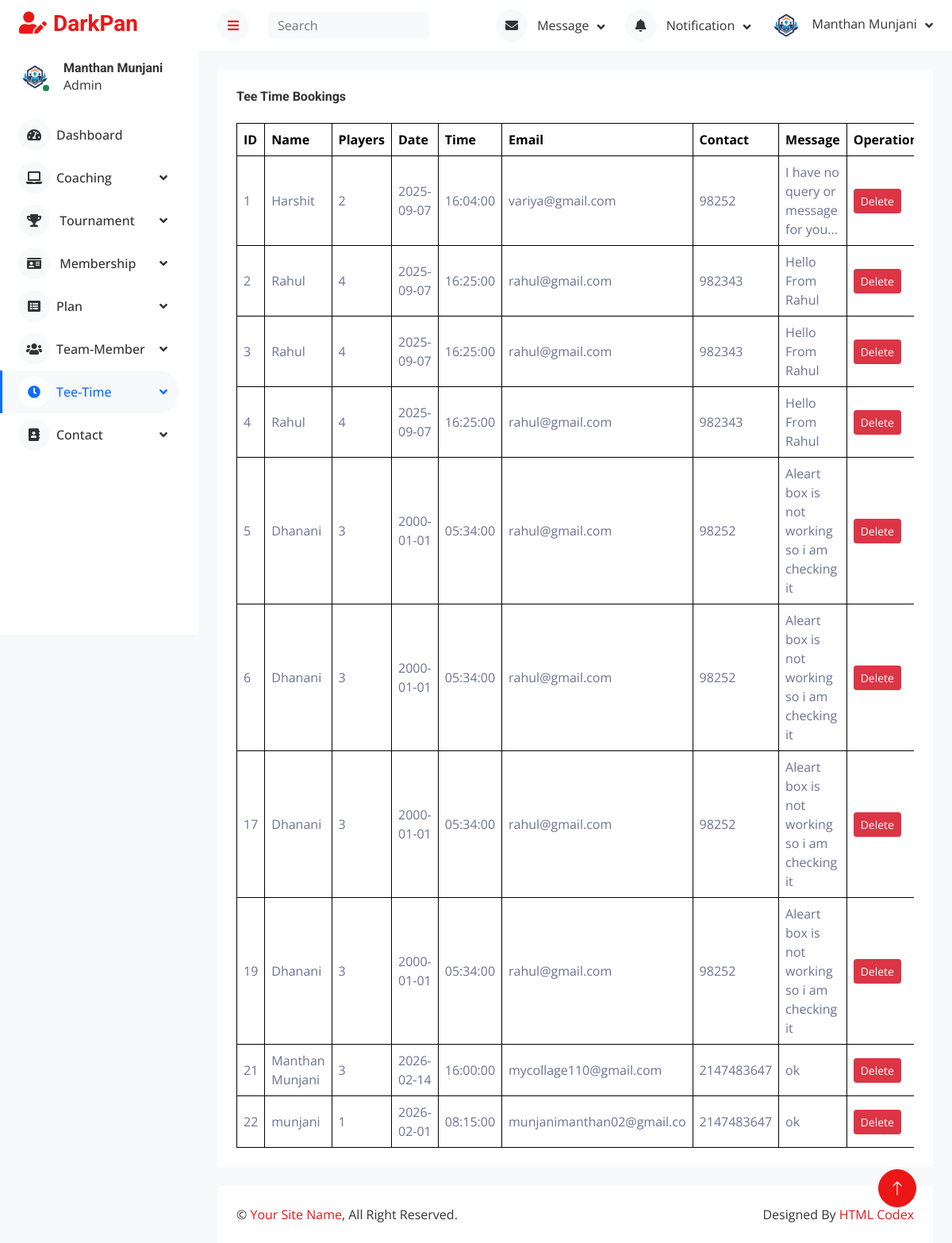
Screenshot of /admin/show_teetime.php (signed in) with the database file from the repository.
### tables this page shows
CREATE TABLE `tee_time` (
  `id` int(11) NOT NULL,
  `name` varchar(50) NOT NULL,
  `players` int(11) NOT NULL,
  `date` date NOT NULL,
  `time` time NOT NULL,
  `email` varchar(50) NOT NULL,
  `contact` int(11) NOT NULL,
  `message` varchar(250) NOT NULL
);

### admin/show_teetime.php (the view, shortened to what this page needs)
<?php
    include "lib/db.php";
    $qry="SELECT * FROM `tee_time`";
    $result=mysqli_query($con,$qry);
?>
<!DOCTYPE html>
<html lang="en">
<head>
    <link href="https://cdnjs.cloudflare.com/ajax/libs/font-awesome/5.10.0/css/all.min.css" rel="stylesheet">
    <link href="https://cdn.jsdelivr.net/npm/bootstrap-icons@1.4.1/font/bootstrap-icons.css" rel="stylesheet">
    <link href="lib/owlcarousel/assets/owl.carousel.min.css" rel="stylesheet">
    <link href="lib/tempusdominus/css/tempusdominus-bootstrap-4.min.css" rel="stylesheet" />
    <link href="css/bootstrap.min.css" rel="stylesheet">
    <link href="css/style.css" rel="stylesheet">
</head>
<body>
    <div class="container-fluid position-relative d-flex p-0">
        <?php include "sidebar.php"; ?>
        <div class="content">
            <?php include "header.php"; ?>
            <div class="container-fluid pt-4 px-4">
                <div class="bg-secondary text-center rounded p-4">
                    <div class="d-flex align-items-center justify-content-between mb-4">
                        <h6 class="mb-0">Tee Time Bookings</h6>
                    </div>
                    <div class="table-responsive">
                        <table class="table text-start align-middle table-bordered table-hover mb-0">
                            <thead>
                                <tr class="text-dark">
                                    <th scope="col">ID</th>
                                    <th scope="col">Name</th>
                                    <th scope="col">Players</th>
                                    <th scope="col">Date</th>
                                    <th scope="col">Time</th>
                                    <th scope="col">Email</th>
                                    <th scope="col">Contact</th>
                                    <th scope="col">Message</th>
                                    <th scope="col" colspan=2 class="text-center">Operation</th>
                                </tr>
                            </thead>
                            <tbody>
                                <?php while($row=mysqli_fetch_assoc($result)) { ?>
                                <tr>
                                    <td><?php echo $row['id']; ?></td>
                                    <td><?php echo $row['name']; ?></td>
                                    <td><?php echo $row['players']; ?></td>
                                    <td><?php echo $row['date']; ?></td>
                                    <td><?php echo $row['time']; ?></td>
                                    <td><?php echo $row['email']; ?></td>
                                    <td><?php echo $row['contact']; ?></td>
                                    <td><?php echo $row['message']; ?></td>
                                    <td>
                                        <a href="teetime_del.php?id=<?php echo $row['id']?>" class="btn btn-sm btn-danger" onclick="return confirm('Are you sure?');">Delete</a>
                                    </td>
                                </tr>
                                <?php } ?>
                            </tbody>
                        </table>
                    </div>
                </div>
            </div>
            <div class="container-fluid pt-4 px-4">
                <div class="bg-secondary rounded-top p-4">
                    <div class="row">
                        <div class="col-12 col-sm-6 text-center text-sm-start">
                            &copy; <a href="#">Your Site Name</a>, All Right Reserved.
                        </div>
                        <div class="col-12 col-sm-6 text-center text-sm-end">
                            Designed By <a href="https://htmlcodex.com">HTML Codex</a>
                        </div>
                    </div>
                </div>
            </div>
        </div>
        <a href="#" class="btn btn-lg btn-primary btn-lg-square back-to-top"><i class="bi bi-arrow-up"></i></a>
    </div>
</body>
</html>

### admin/css/style.css (style rules this page uses)
:root { --primary: #0d6efd; --secondary: #ffffff; --light: #6c757d; --dark: #f8f9fa; --text-color: #333333; }
body { color: var(--text-color); background-color: var(--dark); }
.bg-secondary { background-color: var(--secondary) !important; }
.bg-secondary p, .bg-secondary h6 { color: var(--text-color) !important; }
.back-to-top { position: fixed; display: none; right: 45px; bottom: 45px; z-index: 99; }
.btn { transition: .5s; }
.btn-lg-square { width: 48px; height: 48px; }
.btn-square, .btn-sm-square, .btn-lg-square { padding: 0; display: inline-flex; align-items: center; justify-content: center; font-weight: normal; border-radius: 50px; }
.content { margin-left: 250px; min-height: 100vh; background: var(--dark); transition: 0.5s; }
@media (min-width: 992px) { .content { width: calc(100% - 250px); } }

### rows the page displays
tee_time: id "1", name "Harshit", players "2", date "2025-09-07", time "16:04:00", email "variya@gmail.com", contact "98252", message "I have no query or message for you..."
tee_time: id "2", name "Rahul", players "4", date "2025-09-07", time "16:25:00", email "rahul@gmail.com", contact "982343", message "Hello From Rahul"
tee_time: id "3", name "Rahul", players "4", date "2025-09-07", time "16:25:00", email "rahul@gmail.com", contact "982343", message "Hello From Rahul"
tee_time: id "4", name "Rahul", players "4", date "2025-09-07", time "16:25:00", email "rahul@gmail.com", contact "982343", message "Hello From Rahul"
tee_time: id "5", name "Dhanani", players "3", date "2000-01-01", time "05:34:00", email "rahul@gmail.com", contact "98252", message "Aleart box is not working so i am checking it"
tee_time: id "6", name "Dhanani", players "3", date "2000-01-01", time "05:34:00", email "rahul@gmail.com", contact "98252", message "Aleart box is not working so i am checking it"
tee_time: id "17", name "Dhanani", players "3", date "2000-01-01", time "05:34:00", email "rahul@gmail.com", contact "98252", message "Aleart box is not working so i am checking it"
tee_time: id "19", name "Dhanani", players "3", date "2000-01-01", time "05:34:00", email "rahul@gmail.com", contact "98252", message "Aleart box is not working so i am checking it"
tee_time: id "21", name "Manthan Munjani", players "3", date "2026-02-14", time "16:00:00", email "mycollage110@gmail.com", contact "2147483647", message "ok"
tee_time: id "22", name "munjani", players "1", date "2026-02-01", time "08:15:00", email "munjanimanthan02@gmail.co", contact "2147483647", message "ok"

### other values shown
$_SESSION['username'] "Manthan Munjani"
